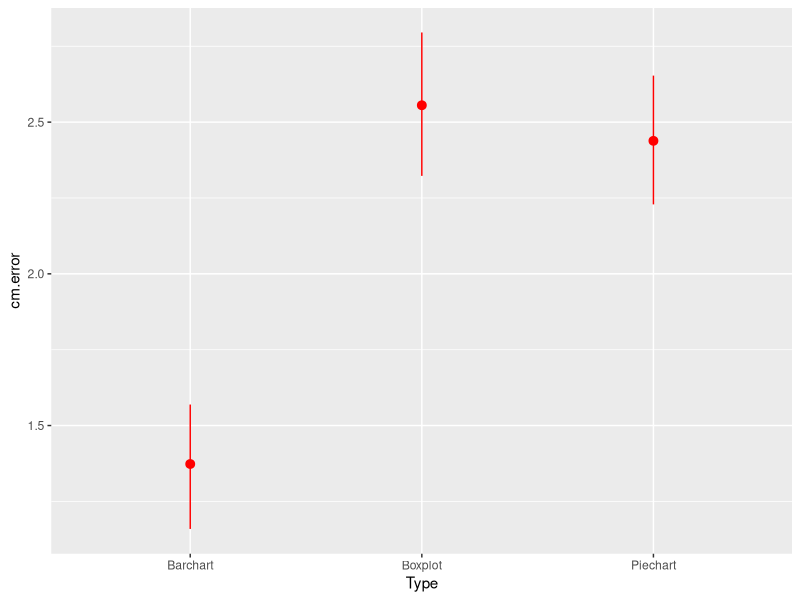
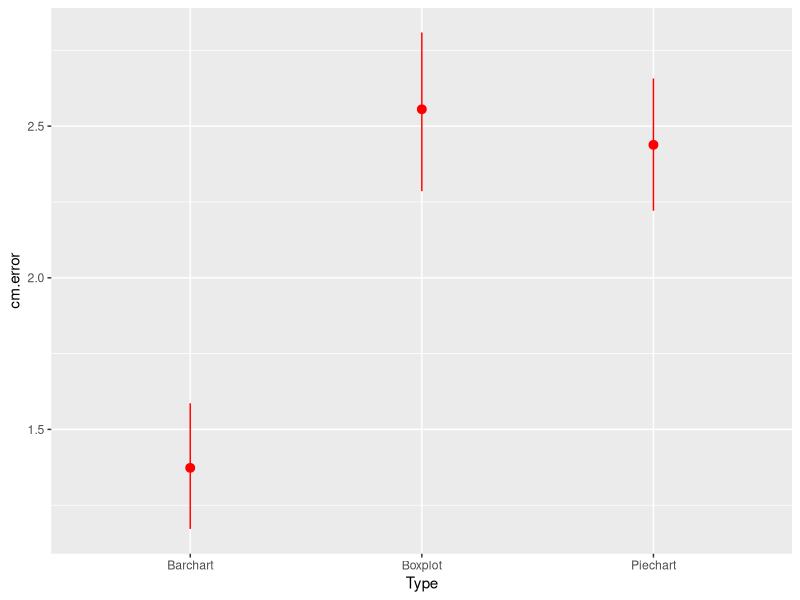

Write the R code that produced these figures, in order.
#install.packages("tidyverse", repos = "http://cran.us.r-project.org") # if not already installed
#install.packages("Hmisc", repos = "http://cran.us.r-project.org") # if not already installed

library(Hmisc)
library(tidyverse)

pdf(NULL)

data <- read.csv('./data/data_final.csv')

ggplot(data, aes(x = Type, y = cm.error)) + stat_summary(fun.data = 'mean_cl_boot', colour = 'red', size = 0.5)
ggsave('./img/plot.png')


piecharts <- filter(data, Type == 'Piechart')
boxplots <- filter(data, Type == 'Boxplot')
barcharts <- filter(data, Type == 'Barchart')

smean.cl.boot(piecharts$cm.error, conf.int = .95, B = 1000)
smean.cl.boot(boxplots$cm.error, conf.int = .95, B = 1000)
smean.cl.boot(barcharts$cm.error, conf.int = .95, B = 1000)
